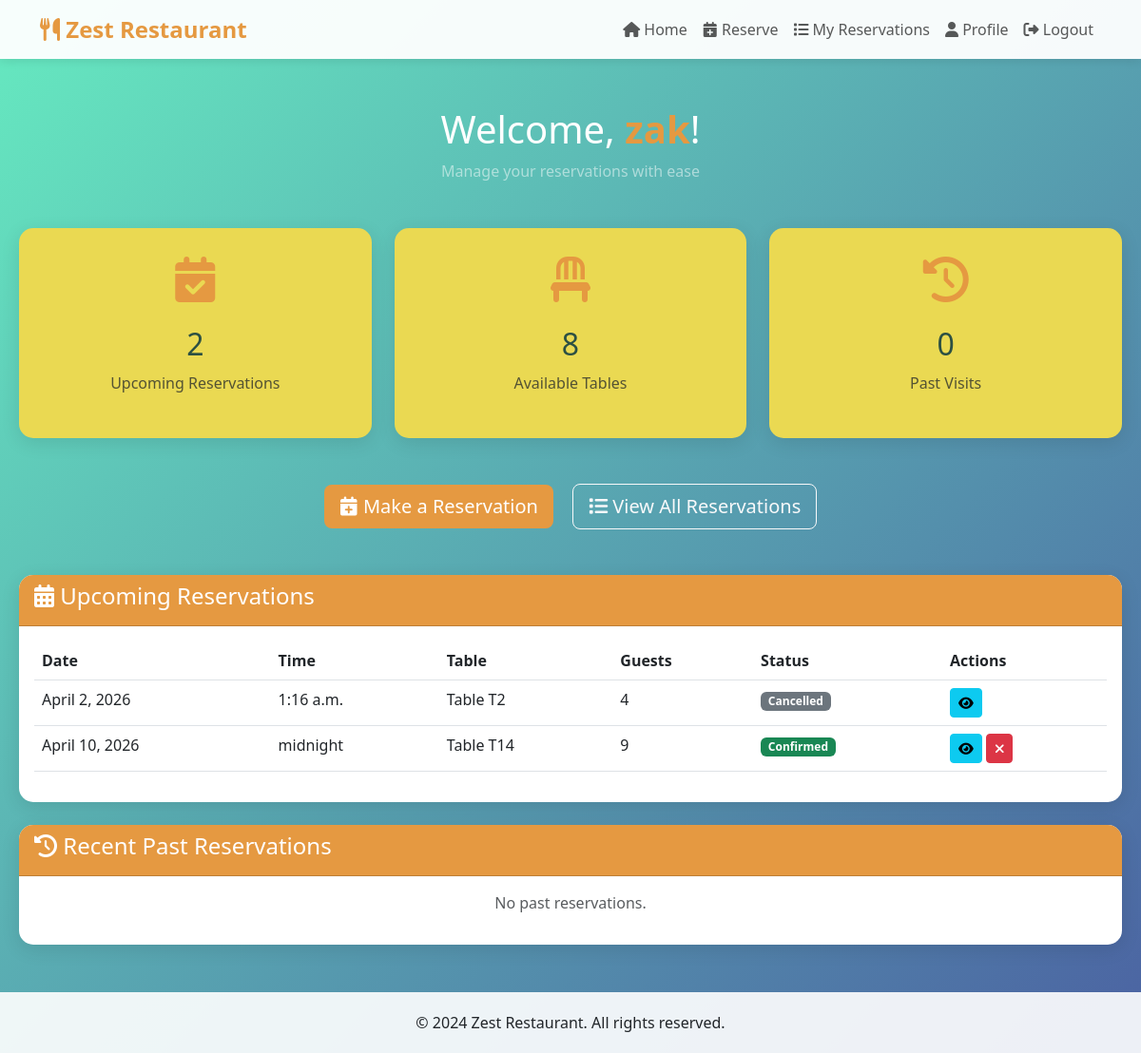
The app's page /accounts/ (signed in), older data.
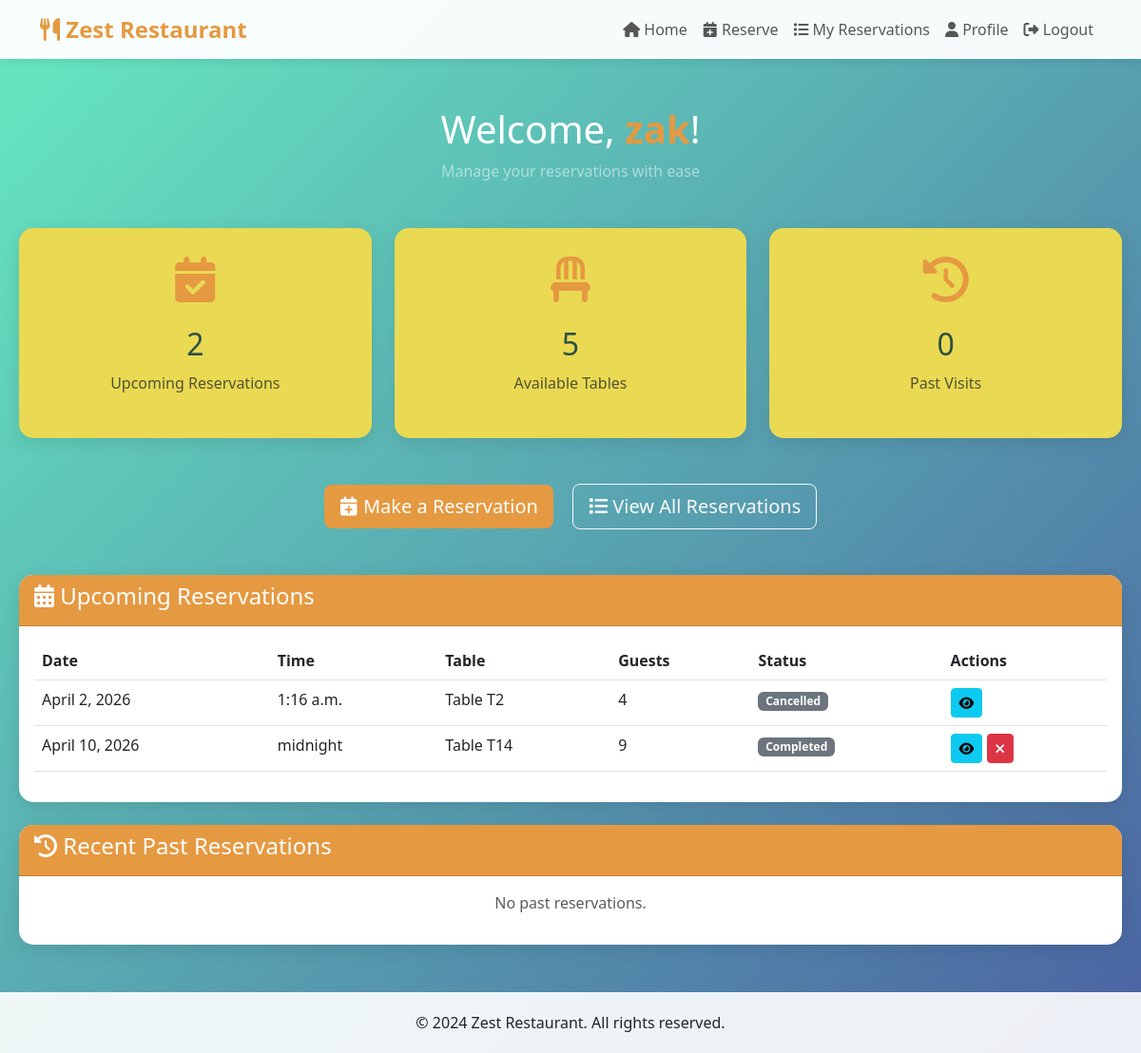
The same page, newer data.
### accounts/models.py (models this page shows, shortened)
class Reservation(models.Model):
    STATUS_CHOICES = [
        ('pending', 'Pending'),
        ('confirmed', 'Confirmed'),
        ('cancelled', 'Cancelled'),
        ('completed', 'Completed'),
        ('no_show', 'No Show'),
    ]
    user = models.ForeignKey(User, on_delete=models.CASCADE, related_name='reservations')
    table = models.ForeignKey(Table, on_delete=models.CASCADE, related_name='reservations')
    reservation_date = models.DateField()
    reservation_time = models.TimeField()
    number_of_guests = models.PositiveIntegerField()
    special_requests = models.TextField(blank=True, null=True)
    status = models.CharField(max_length=20, choices=STATUS_CHOICES, default='pending')
    phone_number = models.CharField(max_length=15)
    email = models.EmailField()
    created_at = models.DateTimeField(auto_now_add=True)
    updated_at = models.DateTimeField(auto_now=True)
    class Meta:
        ordering = ['-reservation_date', '-reservation_time']
        verbose_name = 'Reservation'
        verbose_name_plural = 'Reservations'
        indexes = [
            models.Index(fields=['reservation_date', 'reservation_time']),
        ]

class Table(models.Model):
    STATUS_CHOICES = [
        ('available', 'Available'),
        ('reserved', 'Reserved'),
        ('occupied', 'Occupied'),
        ('maintenance', 'Maintenance'),
    ]
    table_number = models.CharField(max_length=10, unique=True)
    capacity = models.PositiveIntegerField(default=2)
    location = models.CharField(max_length=50, default='Main Dining')
    status = models.CharField(max_length=20, choices=STATUS_CHOICES, default='available')
    is_active = models.BooleanField(default=True)
    created_at = models.DateTimeField(auto_now_add=True)
    class Meta:
        ordering = ['table_number']
        verbose_name = 'Table'
        verbose_name_plural = 'Tables'

### accounts/views.py (the view)
# urls.py: path('', views.home_view, name='home'),
@login_required
def home_view(request):
    upcoming = Reservation.objects.filter(
        user=request.user,
        reservation_date__gte=timezone.now().date()
    ).order_by('reservation_date', 'reservation_time')[:5]
    past = Reservation.objects.filter(
        user=request.user,
        reservation_date__lt=timezone.now().date()
    ).order_by('-reservation_date', '-reservation_time')[:5]
    available_tables = Table.objects.filter(
        status='available',
        is_active=True
    ).count()
    context = {
        'upcoming_reservations': upcoming,
        'past_reservations': past,
        'available_tables': available_tables,
        'user_profile': getattr(request.user, 'profile', None),
    }
    return render(request, 'accounts/home.html', context)

### accounts/templates/accounts/home.html (shortened to what this page needs)
{% extends 'accounts/base.html' %}
{% block content %}
<div class="dashboard-container">
    <div class="text-center mb-5">
        <h1 class="text-white">
            Welcome, <span class="logo-text">{{ user.username }}</span>!
        </h1>
        <p class="text-white-50">Manage your reservations with ease</p>
    </div>
    <div class="row g-4 mb-5">
        <div class="col-md-4">
            <div class="stat-card">
                <i class="fas fa-calendar-check"></i>
                <h3>{{ upcoming_reservations.count }}</h3>
                <p class="text-muted">Upcoming Reservations</p>
            </div>
        </div>
        <div class="col-md-4">
            <div class="stat-card">
                <i class="fas fa-chair"></i>
                <h3>{{ available_tables }}</h3>
                <p class="text-muted">Available Tables</p>
            </div>
        </div>
        <div class="col-md-4">
            <div class="stat-card">
                <i class="fas fa-history"></i>
                <h3>{{ past_reservations.count }}</h3>
                <p class="text-muted">Past Visits</p>
            </div>
        </div>
    </div>
    <div class="text-center mb-5">
        <a href="{% url 'make_reservation' %}" class="btn btn-primary btn-lg me-3">
            <i class="fas fa-calendar-plus"></i> Make a Reservation
        </a>
        <a href="{% url 'my_reservations' %}" class="btn btn-outline-light btn-lg">
            <i class="fas fa-list"></i> View All Reservations
        </a>
    </div>
    <div class="card mb-4">
        <div class="card-header">
            <h4><i class="fas fa-calendar-alt"></i> Upcoming Reservations</h4>
        </div>
        <div class="card-body">
            {% if upcoming_reservations %}
                <div class="table-responsive">
                    <table class="table table-hover">
                        <thead>
                            <tr>
                                <th>Date</th>
                                <th>Time</th>
                                <th>Table</th>
                                <th>Guests</th>
                                <th>Status</th>
                                <th>Actions</th>
                            </tr>
                        </thead>
                        <tbody>
                            {% for reservation in upcoming_reservations %}
                                <tr>
                                    <td>{{ reservation.reservation_date }}</td>
                                    <td>{{ reservation.reservation_time }}</td>
                                    <td>Table {{ reservation.table.table_number }}</td>
                                    <td>{{ reservation.number_of_guests }}</td>
                                    <td>
                                        <span class="badge bg-{% if reservation.status == 'confirmed' %}success{% elif reservation.status == 'pending' %}warning{% else %}secondary{% endif %}">
                                            {{ reservation.get_status_display }}
                                        </span>
                                    </td>
                                    <td>
                                        <a href="{% url 'reservation_detail' reservation.pk %}" class="btn btn-sm btn-info">
                                            <i class="fas fa-eye"></i>
                                        </a>
                                        {% if reservation.status != 'cancelled' %}
                                            <a href="{% url 'cancel_reservation' reservation.pk %}" class="btn btn-sm btn-danger">
                                                <i class="fas fa-times"></i>
                                            </a>
                                        {% endif %}
                                    </td>
                                </tr>
                            {% endfor %}
                        </tbody>
                    </table>
                </div>
            {% else %}
                <p class="text-center text-muted">No upcoming reservations. <a href="{% url 'make_reservation' %}">Make one now!</a></p>
            {% endif %}
        </div>
    </div>
    <div class="card">
        <div class="card-header">
            <h4><i class="fas fa-history"></i> Recent Past Reservations</h4>
        </div>
        <div class="card-body">
            {% if past_reservations %}
                <div class="table-responsive">
                    <table class="table table-hover">
                        <thead>
                            <tr>
                                <th>Date</th>
                                <th>Time</th>
                                <th>Table</th>
                                <th>Status</th>
                            </tr>
                        </thead>
                        <tbody>
                            {% for reservation in past_reservations %}
                                <tr>
                                    <td>{{ reservation.reservation_date }}</td>
                                    <td>{{ reservation.reservation_time }}</td>
                                    <td>Table {{ reservation.table.table_number }}</td>
                                    <td>
                                        <span class="badge bg-secondary">{{ reservation.get_status_display }}</span>
                                    </td>
                                </tr>
                            {% endfor %}
                        </tbody>
                    </table>
                </div>
            {% else %}
                <p class="text-center text-muted">No past reservations.</p>
            {% endif %}
        </div>
    </div>
</div>
{% endblock %}

### accounts/templates/accounts/base.html (shortened to what this page needs)
<!DOCTYPE html>
<html lang="en">
<head>
    <link href="https://cdn.jsdelivr.net/npm/bootstrap@5.3.0/dist/css/bootstrap.min.css" rel="stylesheet">
    <link rel="stylesheet" href="https://cdnjs.cloudflare.com/ajax/libs/font-awesome/6.4.0/css/all.min.css">
</head>
<body>
    <nav class="navbar navbar-expand-lg navbar-light">
        <div class="container">
            <a class="navbar-brand" href="{% url 'home' %}">
                <i class="fas fa-utensils"></i> Zest Restaurant
            </a>
            <div class="collapse navbar-collapse" id="navbarNav">
                <ul class="navbar-nav ms-auto">
                    {% if user.is_authenticated %}
                        <li class="nav-item">
                            <a class="nav-link" href="{% url 'home' %}">
                                <i class="fas fa-home"></i> Home
                            </a>
                        </li>
                        <li class="nav-item">
                            <a class="nav-link" href="{% url 'make_reservation' %}">
                                <i class="fas fa-calendar-plus"></i> Reserve
                            </a>
                        </li>
                        <li class="nav-item">
                            <a class="nav-link" href="{% url 'my_reservations' %}">
                                <i class="fas fa-list"></i> My Reservations
                            </a>
                        </li>
                        <li class="nav-item">
                            <a class="nav-link" href="{% url 'profile' %}">
                                <i class="fas fa-user"></i> Profile
                            </a>
                        </li>
                        <li class="nav-item">
                            <a class="nav-link" href="{% url 'logout' %}">
                                <i class="fas fa-sign-out-alt"></i> Logout
                            </a>
                        </li>
                    {% endif %}
                </ul>
            </div>
        </div>
    </nav>
    <main>
        {% block content %}{% endblock %}
    </main>
    <footer class="footer">
        <div class="container text-center">
            <p class="mb-0">&copy; 2024 Zest Restaurant. All rights reserved.</p>
        </div>
    </footer>
</body>
</html>

### accounts/templates/accounts/base.html (style rules this page uses)
:root { --primary-color: #e59941; --secondary-color: #2c5043; --accent-color: #f39c12; }
body { font-family: 'Segoe UI', Tahoma, Geneva, Verdana, sans-serif; background: linear-gradient(135deg, #66eac0 0%, #4b62a2 100%); min-height: 100vh; }
.navbar { background: rgba(255, 255, 255, 0.95) !important; box-shadow: 0 2px 10px rgba(0,0,0,0.1); }
.navbar-brand { font-weight: bold; color: var(--primary-color) !important; font-size: 1.5rem; }
.btn-primary { background: var(--primary-color); border: none; }
.card { border: none; border-radius: 15px; box-shadow: 0 5px 20px rgba(0,0,0,0.1); }
.card-header { background: var(--primary-color); color: white; border-radius: 15px 15px 0 0 !important; font-weight: bold; }
.dashboard-container { max-width: 1200px; margin: 50px auto; padding: 0 20px; }
.stat-card { background: rgb(234, 217, 82); border-radius: 15px; padding: 30px; text-align: center; box-shadow: 0 5px 20px rgba(0,0,0,0.1); transition: transform 0.3s; }
.stat-card i { font-size: 3rem; color: var(--primary-color); margin-bottom: 15px; }
.stat-card h3 { color: var(--secondary-color); font-size: 2rem; margin: 10px 0; }
.logo-text { color: var(--primary-color); font-weight: bold; }
.footer { background: rgba(255, 255, 255, 0.9); padding: 20px 0; margin-top: 50px; }

Row changes from the older to the newer data that the page shows:
changed Reservation "midnight": status "Confirmed" → "Completed"
Text that changed along with them:
{{ available_tables }}: "8" → "5"
